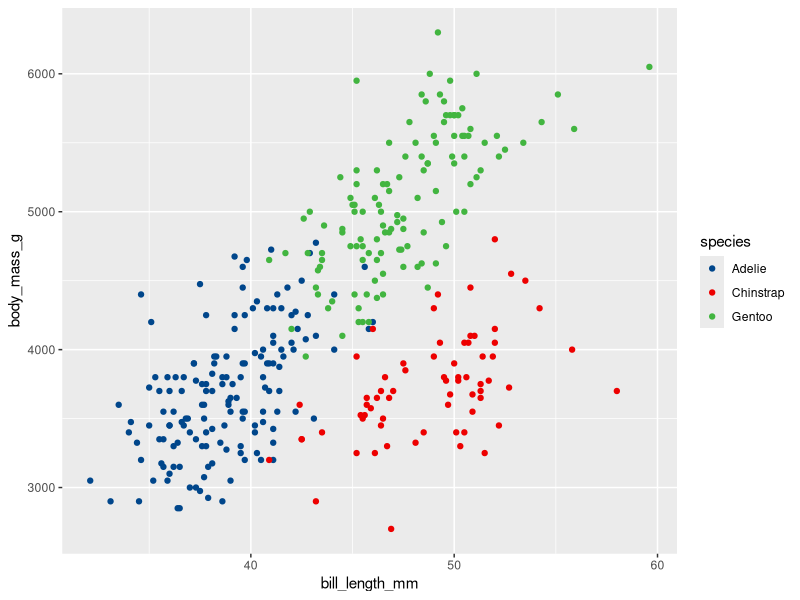
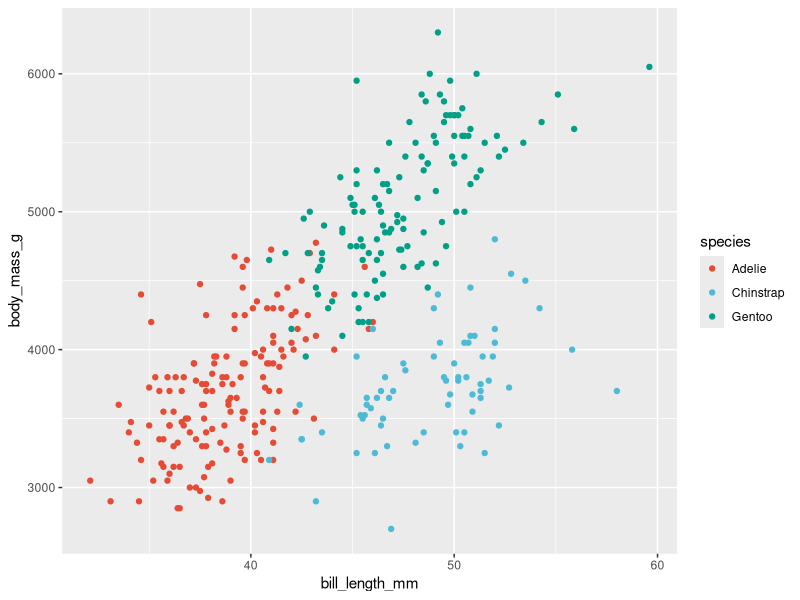
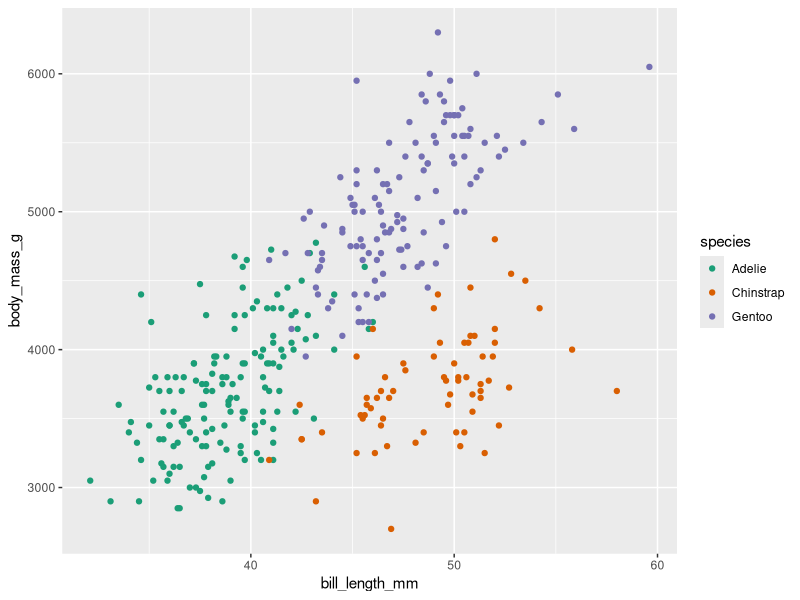
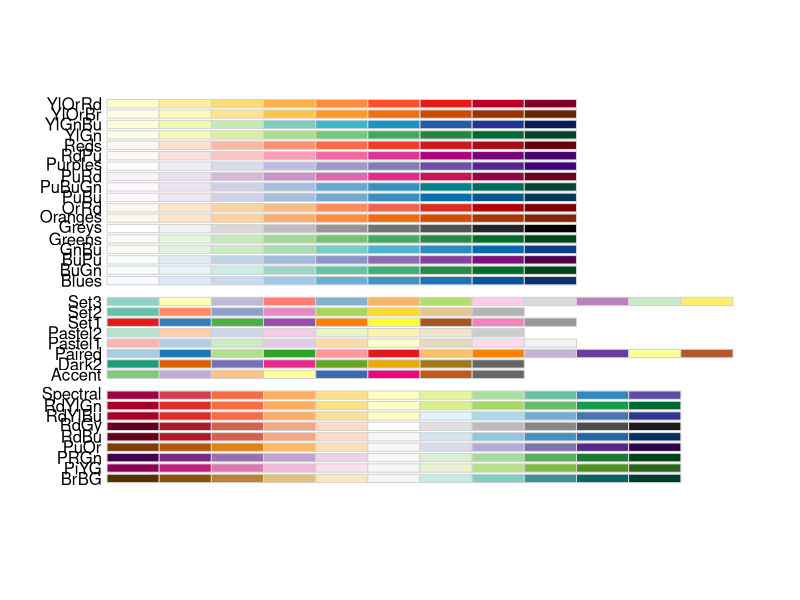
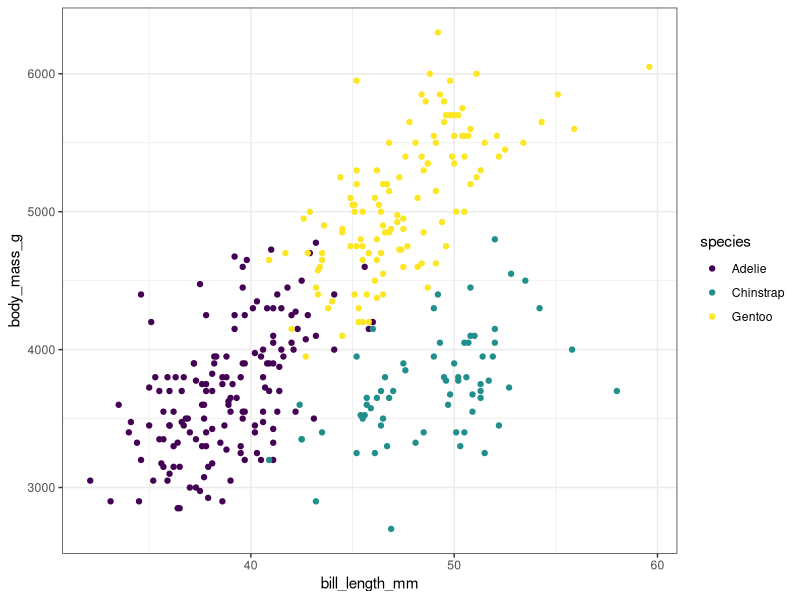
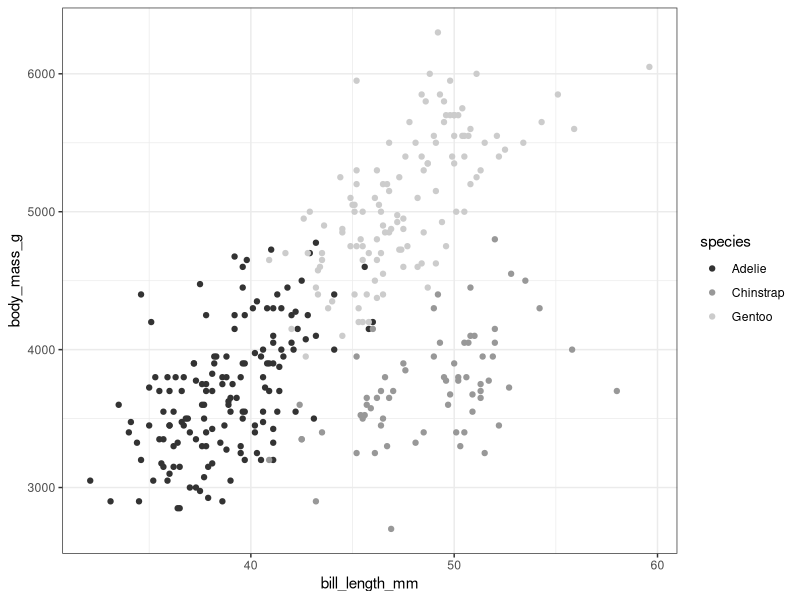

Write R code to recreate these figures, in order.
## ---- chunk 1
knitr::opts_chunk$set(echo = TRUE, comment = '#> ', 
                      message = F, warning = F,
                      cache=TRUE)
library(tidyverse)
library(palmerpenguins)
## ---- chunk 2

## ---- chunk 3

## ---- chunk 4

## ---- chunk 5
library(ggsci)
plt <- ggplot(penguins, aes(bill_length_mm, body_mass_g, color=species))+
    geom_point() 
## ---- chunk 6
plt + scale_color_lancet()
## ---- chunk 7
plt + scale_color_npg()
## ---- chunk 8
ggplot(penguins, aes(bill_length_mm, body_mass_g, color=species))+
    geom_point()+
    scale_color_brewer(type='qual', palette=2)
## ---- chunk 9
RColorBrewer::display.brewer.all()
## ---- chunk 10
library(viridis)
ggplot(penguins, aes(bill_length_mm, body_mass_g, color=species))+
    geom_point()+
    scale_color_viridis(discrete=TRUE) +
    theme_bw()
## ---- chunk 11

## ---- chunk 12

## ---- chunk 13
plt + scale_color_grey()+theme_bw()
